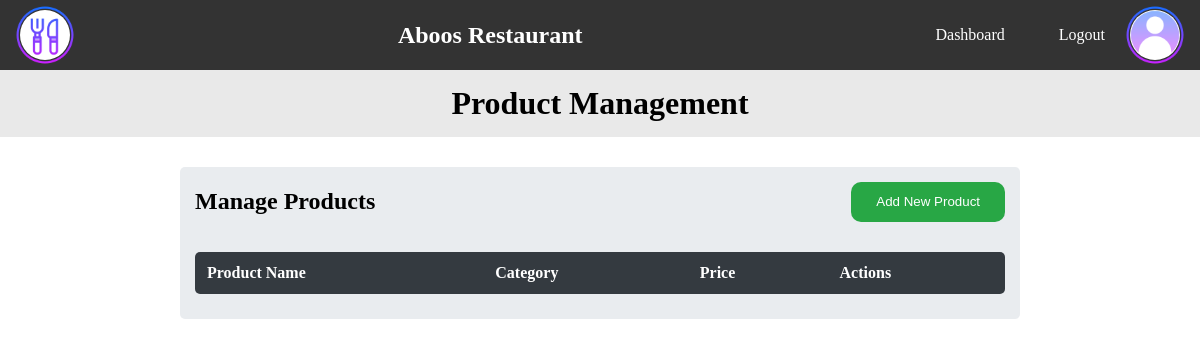
The app's page /dashboard/product-management (signed in), older data.
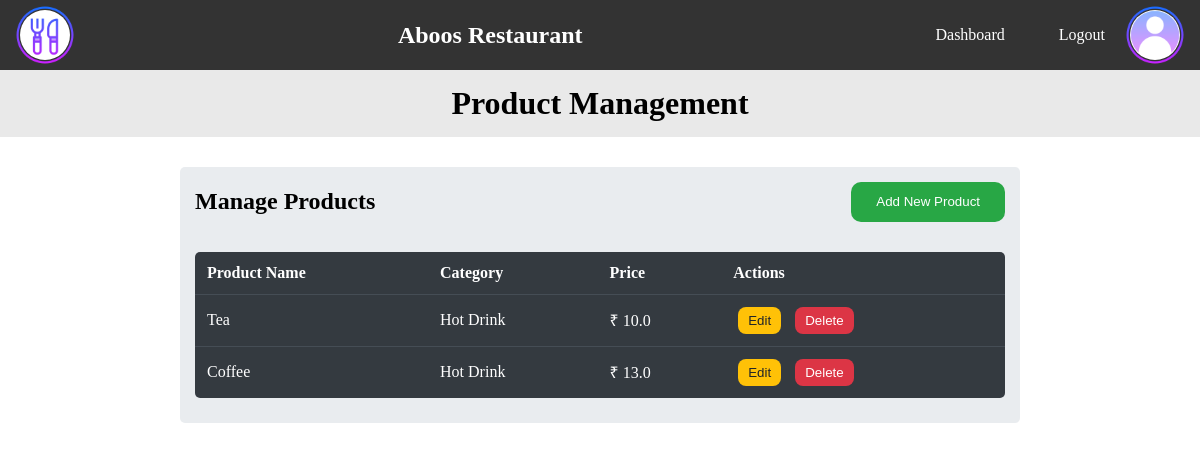
The same page, newer data.
### v1/models.py (models this page shows, shortened)
class Products(db.Model, UserMixin):
    __tablename__ = 'products'
    pid = db.Column(db.Integer, primary_key=True)
    name = db.Column(db.String(30), unique=True, nullable=False)
    category = db.Column(db.String(20), nullable=False)
    price = db.Column(db.Float, nullable=False)

### v1/routes.py (the view)
    @app.route('/dashboard/product-management')
    @login_required
    def product_management():
        if current_user.role == 'admin':
            product_data = Products.query.all()
            return render_template('/dashboard/product_managment.html', username=current_user.username, products=product_data)
        else:
            return "Access Denied"

### v1/app.py (called while the page is built)
def create_app():
    app = Flask(__name__, template_folder='templates', static_folder='static', static_url_path='/')
    app.config['SQLALCHEMY_DATABASE_URI'] = 'sqlite:///./app.db'
    app.secret_key = 'resturant-app-secret-key'
    db.init_app(app)
    login_manager = LoginManager()
    login_manager.init_app(app)
    from models import Users
    @login_manager.user_loader
    def load_user(uid):
        return Users.query.get(uid)
    bcrypt = Bcrypt(app)
    from routes import register_routes
    register_routes(app, db, bcrypt)
    migrate = Migrate(app, db)
    return app

### v1/templates/dashboard/product_managment.html (shortened to what this page needs)
<!DOCTYPE html>
<html lang="en">
<head>
    <link rel="stylesheet" href="/css/dashboard/mng.css">
    <link rel="stylesheet" href="/css/dashboard/navbar.css">
</head>
<body>
    <header>
        <nav class="navbar">
            <div class="nav-div">
                <div class="nav-logo">
                    <img src="/images/restaurant-icon.png">
                </div>
                <div class="nav-head">
                    <h2>Aboos Restaurant</h2>
                </div>
                <div class="nav-links">
                    <ul>
                        <li><a href="/dashboard">Dashboard</a></li>
                        <li><a href="{{ url_for('logout') }}">Logout</a></li>
                    </ul>
                    <div class="nav-logo">
                        <img src="/images/profile-icon.png">
                    </div>
                </div>
            </div>
        </nav>
    </header>
        <div class="main">
            <div class="head-div">
                <h1> Product Management </h1>
            </div>
            <div class="container">
                <div class="row-head">
                    <h2>Manage <b>Products</b></h2>
                    <button id="insert-popup" type="button">Add New Product</button>
                </div>
                <div class="row-body">
                    <table>
                        <thead>
                            <tr>
                                <th>Product Name</th>
                                <th>Category</th>
                                <th>Price</th>
                                <th>Actions</th>
                            </tr>
                        </thead>
                        <tbody>
                            {% for product in products %}
                            <tr>
                                <td>{{ product.name }}</td>
                                <td>{{ product.category }}</td>
                                <td>₹ {{ product.price }}</td>
                                <td>
                                    <button type="button" data-pid="{{ product.pid }}" data-name="{{ product.name }}"
                                    data-category="{{ product.category }}" data-price="{{ product.price }}" class="btn btn-edit update-popup">Edit</button>
                                    <button type="button" class="btn btn-delete"><a
                                            href="/user/delete/{{ product.pid}}">Delete</a></button>
                                </td>
                            </tr>
                            {% endfor %}
                        </tbody>
                    </table>
                </div>
            </div>
        </div>
</body>
</html>

### v1/static/css/dashboard/mng.css (style rules this page uses)
* { padding: 0; margin: 0; box-sizing: border-box; }
.main { display: flex; flex-direction: column; align-items: center; }
.head-div { background-color: rgb(233, 233, 233, 0.959); padding: 15px; text-align: center; width: 100%; }
.container { background-color: #e9ecef; width: 70%; display: flex; flex-direction: column; flex-wrap: wrap; margin-top: 30px; border-radius: 5px; justify-content: center; align-items: center; padding-bottom: 10px; }
.row-head { display: flex; justify-content: space-between; align-items: center; padding: 10px; width: 100%; margin: 5px 0; }
.row-head h2, .row-head button { margin: 0 5px; }
.row-head button { color: #fff; background-color: #28a745; font-weight: 400; text-align: center; vertical-align: middle; cursor: pointer; padding: 10px 25px; line-height: 1.5; border-radius: 10px; border: 0; }
.row-body { width: 100%; padding: 15px; }
.row-body table { width: 100%; color: #fff; background-color: #343a40; text-align: left; border-radius: 5px; border-collapse: collapse; overflow: hidden; }
.row-body table th, .row-body table td { padding: 12px; }
.row-body table td { border-top: 1px solid #454d55; }
.row-body .btn { outline: 0; border: 0; padding: 6px 10px; border-radius: 8px; margin: 0 5px; cursor: pointer; }
.row-body .btn a { text-decoration: none; }
.row-body .btn-edit { color: #212529; font-weight: 400; background-color: #ffc107; }
.row-body .btn-delete { background-color: #dc3545; }
.row-body .btn-delete a { text-decoration: none; color: white; }

### v1/static/css/dashboard/navbar.css (style rules this page uses)
.navbar { background-color: #333; color: #fff; padding: 10px 20px; position: relative; }
.nav-div { display: flex; align-items: center; justify-content: space-between; }
.nav-logo { background-color: white; border-radius: 50%; width: 50px; height: 50px; display: flex; align-items: center; justify-content: center; }
.nav-logo img { width: 70px; }
.nav-links { display: flex; align-items: center; }
.nav-links li { display: inline-block; list-style: none; margin: 0 25px; }
.nav-links a { color: #fff; text-decoration: none; border-bottom: 3px solid transparent; transition: border-color 0.3s ease; padding-bottom: 10px; }

Row changes from the older to the newer data that the page shows:
added Products: name "Tea", category "Hot Drink", price "10.0"
added Products: name "Coffee", category "Hot Drink", price "13.0"
